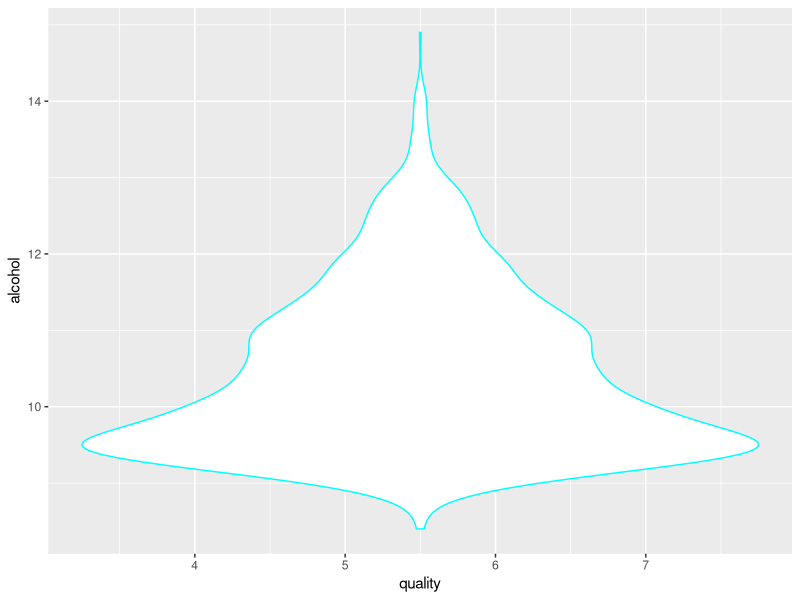

Write the R code that produced this figure.
## ---- chunk 1
wine <- read.csv("winequality-red-ddl.csv")
library(ggplot2)
library(dplyr)
## ---- chunk 2
ggplot(wine, aes(x=quality, y=alcohol)) + geom_violin(color="cyan")
